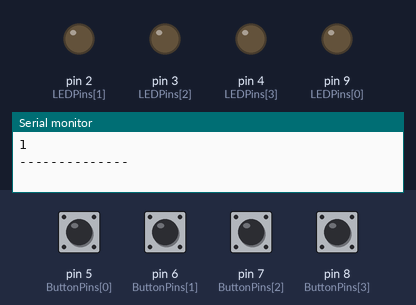
A sketch run on a simulated Arduino Uno, built with avr-gcc and run on an emulated ATmega328P. Shown: output pins drawn as LEDs (lit = HIGH), the last lines printed to the serial monitor. Dashed ring = blinking. The test bench sets the inputs (shaded band); at power-on: pin 5 (ButtonPins[0]), pin 6 (ButtonPins[1]), pin 7 (ButtonPins[2]), pin 8 (ButtonPins[3]) HIGH. Random numbers use the default seed unless the sketch sets one.

Above: at 1.8 s.
1.9 s: pin 6 (ButtonPins[1]) pulled LOW for 0.15 s
At 3.3 s:
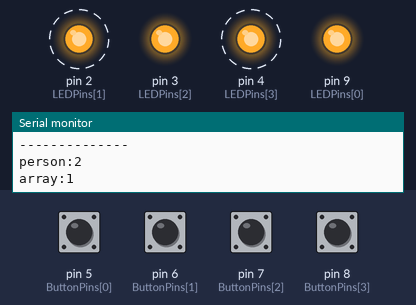
5.0 s: pin 5 (ButtonPins[0]) pulled LOW for 0.15 s
At 5.4 s:
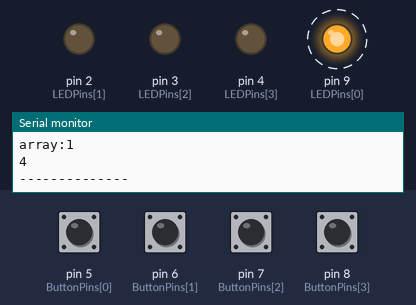
8.1 s: pin 7 (ButtonPins[2]) pulled LOW for 0.15 s
At 8.5 s:
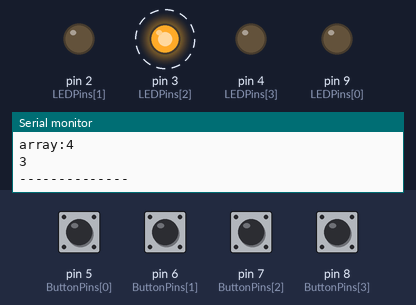
Timing chart, 0 to 15.1 s (numbered marks = the images above; inputs shaded):
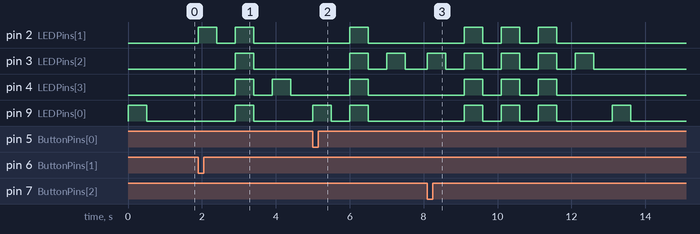

The sketch:

MemoryGame.ino
```cpp
const byte LEDNums=4;
const int LEDPins[LEDNums]={9,2,3,4};
const int ButtonPins[LEDNums]={5,6,7,8};
int LED_array[8];
int personinput[8];
int level=1;
int Tone[4];


void setup() {
  // put your setup code here, to run once:
  Serial.begin(9600);
randomSeed(analogRead(0));
for(int i=0;i<LEDNums;i++){
  pinMode(LEDPins[i],OUTPUT);
  pinMode(ButtonPins[i],INPUT_PULLUP);
}
for(int i=0;i<8;i++){
LED_array[i]=0;
personinput[i]=0;
}
for(int i=0;i<4;i++){
  Tone[i]=1;
}
}

void loop() {
  // put your main code here, to run repeatedly:
  int needContinue=0;
  int needBreak=0;
  while(level<9){
  for(int i=0;i<level;i++){
  LED_array[i]=random(1,5);
  Serial.println(LED_array[i]);
    }
    Serial.println("--------------");
    for(int i=0;i<level;i++){
      LED_on(LED_array[i]);
    }
  bool isSucces=false;
  while(isSucces!=true){
    for(int i=0;i<level;i++){
      while(personinput[i]==0){
        //Serial.println(level);
        //Serial.println(".");
        //Serial.println(i);
        button_to_number(i);
        }
    }
    for(int i=0;i<level;){
    if(personinput[i]!=LED_array[i]){
      Serial.print("person:");
        Serial.println(personinput[i]);
        Serial.print("array:");
           Serial.println(LED_array[i]);
      SuccesLED();
    for(int j=0;j<8;j++)
    personinput[j]=0;
    needBreak=1;
    break;
    }
    else {i++;
    if(i==level){
      if(level<8){
        SuccesLED();
        SuccesLED();
        SuccesLED();
      level++;
      needBreak=1;
      for(int j=0;j<8;j++)
    personinput[j]=0;
      break;
      }
      else
      {
        level++;
        isSucces=true;
      needBreak=1;
      break;
      }
    }
    }
  }
  if(needContinue==1){
    continue;
  }
  if(needBreak==1){
    break;
  }
  }

  }
}
void LED_on(int a){
    digitalWrite(LEDPins[a-1],1);
    delay(500);
    digitalWrite(LEDPins[a-1],0);
    delay(500);
}
void button_to_number(int a){
  Tone[0]=digitalRead(5);
  Tone[1]=digitalRead(6);
  Tone[2]=digitalRead(7);
  Tone[3]=digitalRead(8);
  if(Tone[0]==0){
   digitalWrite(9,1);
   delay(500);
    digitalWrite(9,0);
    delay(500);
  personinput[a]=1;
  Tone[0]=1;
  }
  else if(Tone[1]==0){
    digitalWrite(2,1);
    delay(500);
    digitalWrite(2,0);
    delay(500);
  personinput[a]=2;
  Tone[1]=1;
  }
  else if(Tone[2]==0){
    digitalWrite(3,1);
    delay(500);
    digitalWrite(3,0);
    delay(500);
  personinput[a]=3;
  Tone[2]=1;
  }
  else if(Tone[3]==0){
    digitalWrite(4,1);
    delay(500);
    digitalWrite(4,0);
    delay(500);
  personinput[a]=4;
  Tone[3]=1;
  }
}
void SuccesLED(){
digitalWrite(9,1);
      digitalWrite(2,1);
      digitalWrite(3,1);
      digitalWrite(4,1);
      delay(500);
      digitalWrite(9,0);
      digitalWrite(2,0);
      digitalWrite(3,0);
      digitalWrite(4,0);
      delay(500);

}
```

Measured:
- after the input at 1.9 s, pin 2 (LEDPins[1]): alternates HIGH for 0.50 s and LOW for 0.50 s, 4 changes in all, then stays LOW, starting at once; pin 3 (LEDPins[2]), pin 9 (LEDPins[0]): LOW → HIGH after 1.0 s, → LOW 0.50 s later; pin 4 (LEDPins[3]): alternates HIGH for 0.50 s and LOW for 0.50 s, starting after 1.0 s
- after the input at 5.0 s, pin 2 (LEDPins[1]), pin 4 (LEDPins[3]): LOW → HIGH after 1.0 s, → LOW 0.50 s later; pin 3 (LEDPins[2]): alternates HIGH for 0.50 s and LOW for 0.50 s, starting after 1.0 s; pin 9 (LEDPins[0]): alternates HIGH for 0.50 s and LOW for 0.50 s, 4 changes in all, then stays LOW, starting at once
- after the input at 8.1 s, pin 2 (LEDPins[1]): alternates HIGH for 0.50 s and LOW for 0.50 s, 6 changes in all, then stays LOW, starting after 1.0 s; pin 3 (LEDPins[2]): alternates HIGH for 0.50 s and LOW for 0.50 s, 10 changes in all, then stays LOW, starting at once
